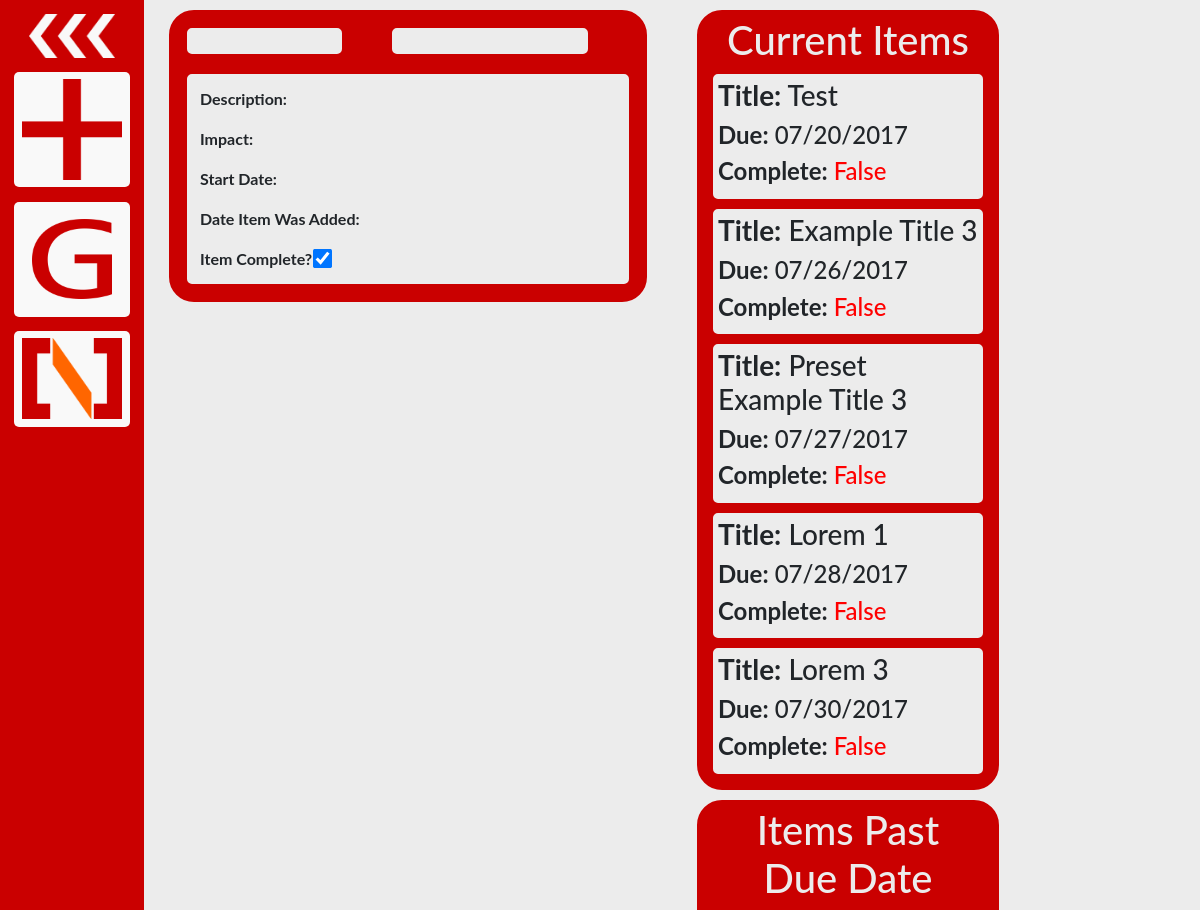
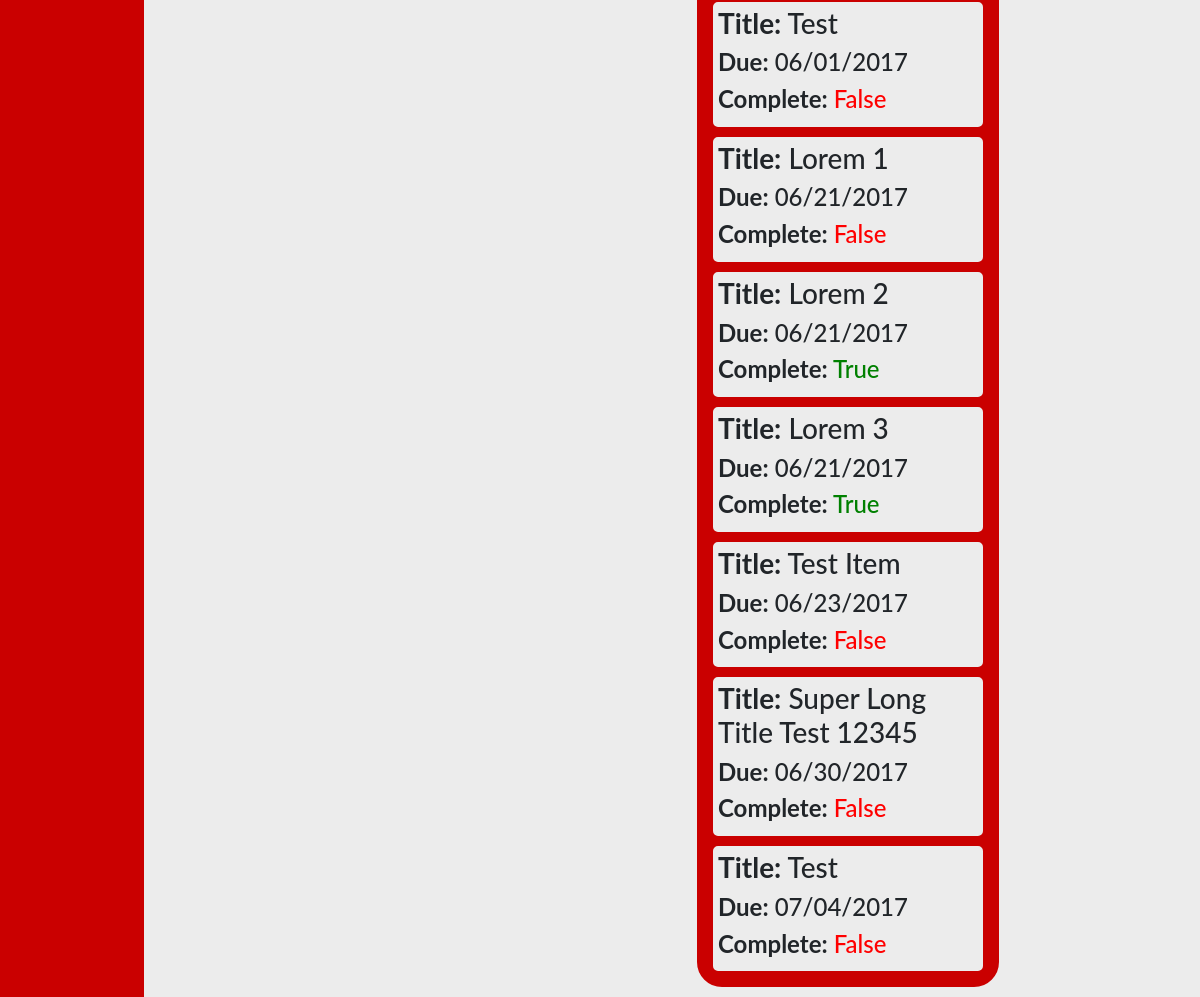
/todo/, run on the app's committed database (2 pictures, top to bottom).
### todo/models.py (models this page shows, shortened)
class Item(models.Model):
    title_text = models.CharField(max_length=200)
    desc_text = models.TextField()
    impact_text = models.TextField()
    start_date = models.DateTimeField()
    due_date = models.DateTimeField()
    priority = models.FloatField()
    complete = models.BooleanField()
    add_date = models.DateTimeField()

### todo/views.py (the view)
def index(request):
    template_name = 'todo/index.html'
    context_object_name = 'item_list'
    todo_items = Item.objects\
        .filter(due_date__gte=timezone.now())\
        .order_by('due_date')
    past_items = Item.objects\
        .filter(due_date__lt=timezone.now())\
        .order_by('due_date')
    return render(request, template_name,
                  {context_object_name: todo_items,
                   'past_items': past_items})

### todo/templates/todo/index.html (shortened to what this page needs)
{% extends "todo/base.html" %}
{% block content %}
<div class="container-fluid">
  <div class="row">
    <div class="col-md-6 panel">
      <div id="todo_item">
        <div>
          <div class="row">
            <div class="col-xl-5 col-lg-12 col-sm-12">
              <h1 class="item_header" id="json_title_text"></h1>
            </div>
            <div class="col-xl-6 col-lg-12 col-sm-12">
              <h1 class="item_header" id="json_due_date"></h1>
            </div>
          </div>
          <div class="item_body">
            <p><b>Description:</b><div id="json_desc_text"></div></p>
            <p><b>Impact:</b><div id="json_impact_text"></div></p>
            <p><b>Start Date:</b><div id="json_start_date"></div></p>
            <p><b>Date Item Was Added:</b><div id="json_add_date"></div></p>
            <b>Item Complete? </b><input id="-1" type="checkbox" name="item_complete" checked>
          </div>
        </div>
      </div>
    </div>
    <div id="todo_list" class="col-md-4 panel">
      <div id = "todo_container">
        <div class="col-md-12" style="text-align: center; color: #ecececff;">
          <h1>Current Items</h1>
        </div>
        {% for item in item_list %}
        <div class="item" id = {{item.id}}>
          <div class="item_info">
            <h3><b>Title:</b> {{item.title_text}}</h3>
            <h4><b>Due:</b> {{item.due_date | date:"m/d/Y"}}</h4>
            <h4><div class="complete_info" id = {{item.id}}>
              {% if item.complete %}
                <b>Complete:</b> <span id ="complete_status" style='color: green'>{{item.complete}}</span>
              {% else %}
                <b>Complete:</b> <span id ="complete_status" style='color: red'>{{item.complete}}</span>
              {% endif %}
            </div></h4>
          </div>
        </div>
        {% endfor %}
      </div>
      <div id = "todo_container">
        <div class="col-md-12" style="text-align: center; color: #ecececff;">
          <h1>Items Past Due Date</h1>
        </div>
        {% for item in past_items %}
        <div class="item" id = {{item.id}}>
          <div class="item_info">
            <h3><b>Title:</b> {{item.title_text}}</h3>
            <h4><b>Due:</b> {{item.due_date | date:"m/d/Y"}}</h4>
            <h4><div class="complete_info" id = {{item.id}}>
              {% if item.complete %}
                <b>Complete:</b> <span style='color: green'>{{item.complete}}</span>
              {% else %}
                <b>Complete:</b> <span style='color: red'>{{item.complete}}</span>
              {% endif %}
            </div></h4>
          </div>
        </div>
        {% endfor %}
      </div>
    </div>
  </div>
</div>
{% endblock %}

### todo/templates/todo/base.html (shortened to what this page needs)
{% load static %}
<!DOCTYPE HTML>
<html lang = "en">
<head>
  <link rel="stylesheet" href="https://maxcdn.bootstrapcdn.com/bootstrap/4.0.0-alpha.6/css/bootstrap.min.css">
  <link rel="stylesheet" type="text/css" href="{% static 'todo/Pikaday-master/css/pikaday.css' %}" />
  <link rel="stylesheet" type="text/css" href="{% static 'todo/style.css' %}" />
  <link rel="stylesheet" type="text/css" href="{% static 'todo/side_nav.css' %}" />
</head>
<body class="body">
    <div id="nav" class="sidenav">
      <div class="nav_expand">
        <a href="#">
          <img src="{% static 'todo/nav/expand_arrow.png' %}" id = "nav_toggle" class="img-fluid">
        </a>
      </div>
      <div class="nav_icon">
        <img src="{% static 'todo/nav/add.png' %}" id = "add" class="img-fluid">
      </div>
      <div class="resbr"></div>
      <div class="nav_icon">
        <a href="https://github.com/noah-dev/todo_django">
          <img src="{% static 'todo/nav/github.png' %}" id = "github" class="img-fluid">
        </a>
      </div>
      <div class="resbr"></div>
      <div class="nav_icon">
        <a href="https://github.com/noah-dev">
          <img src="{% static 'todo/nav/logo.png' %}" id = "logo" class="img-fluid">
        </a>
      </div>
    </div>
    <div id="content" >
      {% block content %}
      {% endblock %}
    </div>
</body>
</html>

### todo/static/todo/style.css (style rules this page uses)
body { background-color: #ecececff; }
#content { transition: all 0.4s ease 0s; }
.resbr { padding:5%; }
.item { transition: all 0.4s ease 0s; margin: 10px; }
.item_info { background-color: #ecececff; border-style: solid; border-color: #ecececff; border-width: 5px; border-radius: 5px; }
#todo_item { margin: 10px; padding: 5px; border-style: solid; border-color: #ca0000ff; border-radius: 25px; background-color: #ca0000ff; transition: all 0.3s ease; }
#complete_status { transition: all 0.5s; }
.item_header { background-color: #ecececff; border-style: solid; border-color: #ecececff; border-radius: 5px; margin: 10px; padding: 10px; font-size: 1.5em; }
.item_body { background-color: #ecececff; border-style: solid; border-color: #ecececff; border-radius: 5px; margin: 10px; padding: 10px; }
input[type=checkbox] { transform: scale(1.5); }
#todo_container { margin: 10px; padding: 3px; border-style: solid; border-color: #ca0000ff; border-radius: 25px; background-color: #ca0000ff; }
#json_title_text, #json_due_date { font-weight: bold }

### todo/static/todo/side_nav.css (style rules this page uses)
body { font-family: "Lato", sans-serif; transition: background-color .5s; }
.sidenav { height: 100%; width: 0; position: fixed; z-index: 1; top: 0; left: 0; overflow-x: hidden; padding-top: 0px; transition: all 0.4s ease 0s; }
#nav { background-color: #ca0000ff; padding: 0px; }
.nav_expand { margin: 0 auto; width: 80%; padding: 10%; transition: all 0.4s ease 0s; }
.nav_icon { background-color: #f9f9f9ff; border-radius: 5px; margin: 0 auto; width: 80%; padding: 5%; }
#github { padding: 10%; }
#nav_toggle, #add, #logo, #github { transition: all 0.4s ease 0s; cursor: pointer; }

### data on the page
Item: title_text "Test", due_date "07/20/2017", complete "False"
Item: title_text "Example Title 3", due_date "07/26/2017", complete "False"
Item: title_text "Preset Example Title 3", due_date "07/27/2017", complete "False"
Item: title_text "Lorem 1", due_date "07/28/2017", complete "False"
Item: title_text "Lorem 3", due_date "07/30/2017", complete "False"
Item: title_text "Test", due_date "06/01/2017", complete "False"
Item: title_text "Lorem 1", due_date "06/21/2017", complete "False"
Item: title_text "Lorem 2", due_date "06/21/2017", complete "True"
Item: title_text "Lorem 3", due_date "06/21/2017", complete "True"
Item: title_text "Test Item", due_date "06/23/2017", complete "False"
Item: title_text "Super Long Title Test 12345", due_date "06/30/2017", complete "False"
Item: title_text "Test", due_date "07/04/2017", complete "False"
